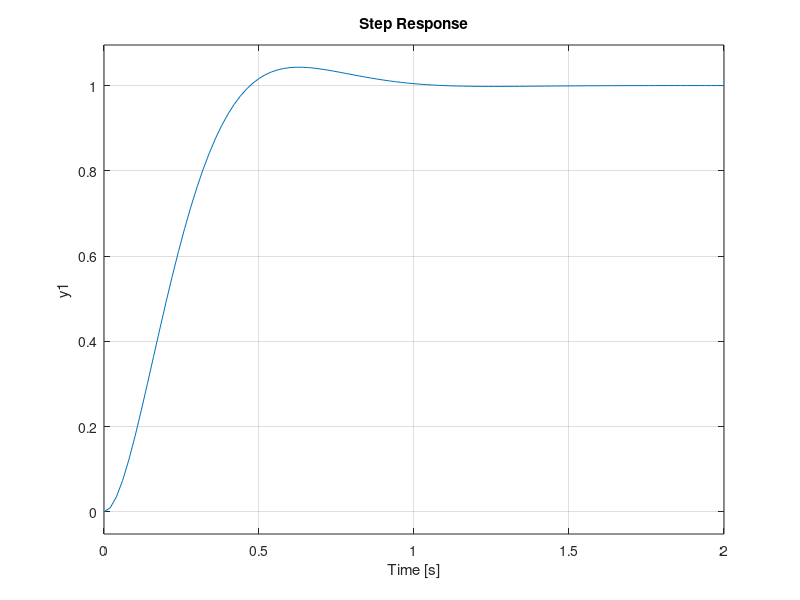

Write MATLAB code to recreate this figure.
% Relationship between open loop and closed loop frequency responses and
% time response

% second order system: G(s) = p1 * k / ( s ( s + p1 ) )

clear all

k = input('Enter a value for the gain:  ')

p1 = 10;

num = [ p1 * k  ];

den = poly([ 0 -p1 ]);

G = tf(num,den) % create the open loop transfer function G

H = tf([1],[1]); % Unity gain feedback

M = feedback(G,H)  % Creates the closed loop transfer function M = G / ( 1 + G * H )

f_table = logspace(0,2,200); % frequency table with 200 entries from 1 to 100

bode(G,f_table) % plot G, the open loop freqency response

margin(G) % display stability margins

[gm,pm,w180,wc] = margin(G) % put the margins into variables and print their values

grid on

hold on

bode(M,f_table) % plot the closed loop frequency response

[amplitude,phase,wout] = bode(M,f_table);

M_max = 20 * log10(max(amplitude)) % display the maximum value, in dB, of the closed loop freqency response

dummy = input('press any key to continue:  ');

hold off

step(M)  % plot the step response

[y,t_table] = step(M);

grid on

y_max = max(y) % display the peak value of the step response






